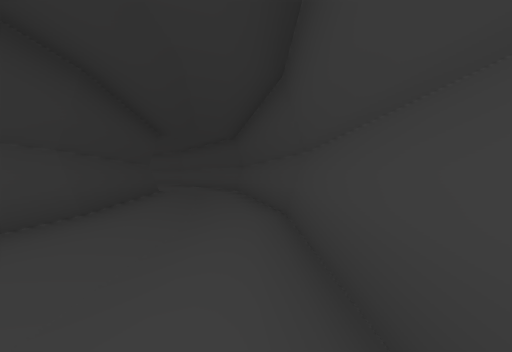
view 1 (above)

14 first-person views from a walk through a scene from a Unity 3-D project. The camera is 1.2 m above the floor, looks level and sees 75° across. The floor is counted in squares, 2 m on a side. Each view is taken from the middle of a square. On the plan, view 1 faces up. The plan holds only what a view shows up to about 10 squares ahead; the rest is blank. The place goes on beyond the plan. The player is left out.

view 2
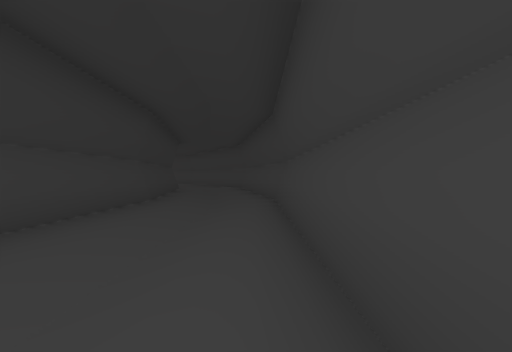

view 3
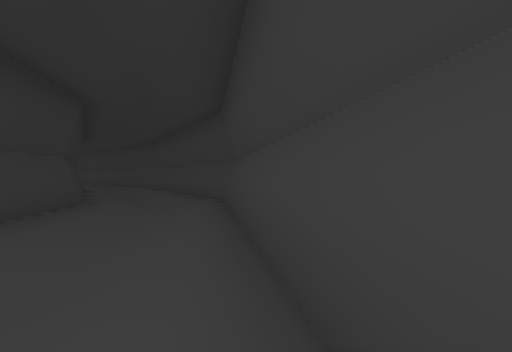

view 4
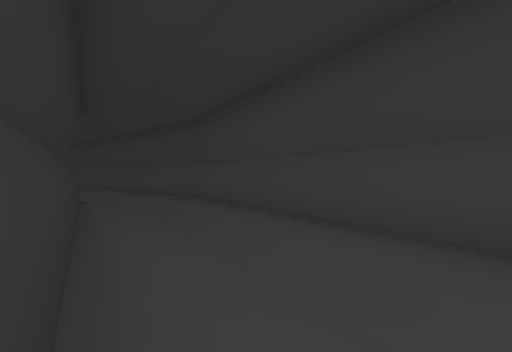

view 5
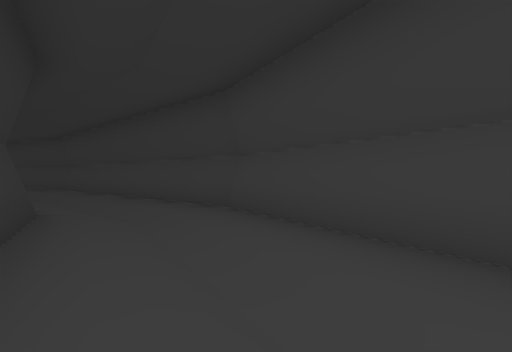

view 6
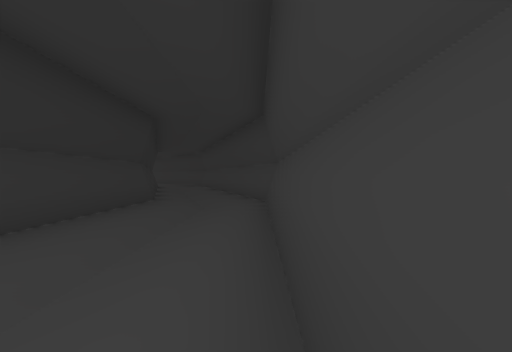

view 7
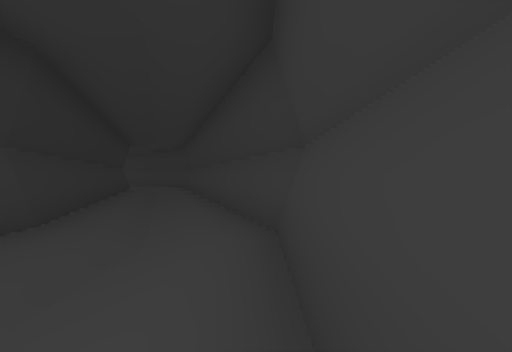

view 8
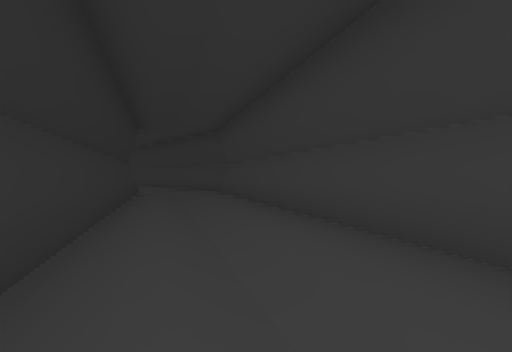

view 9
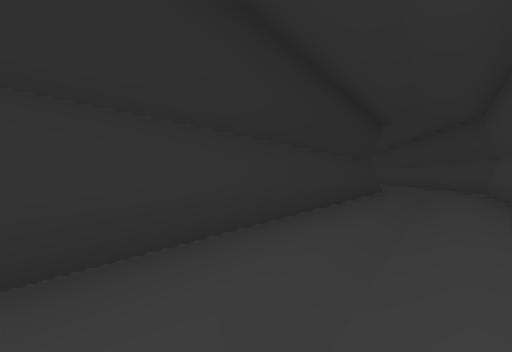

view 10
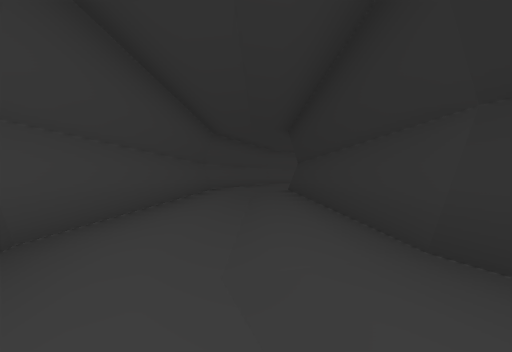

view 11
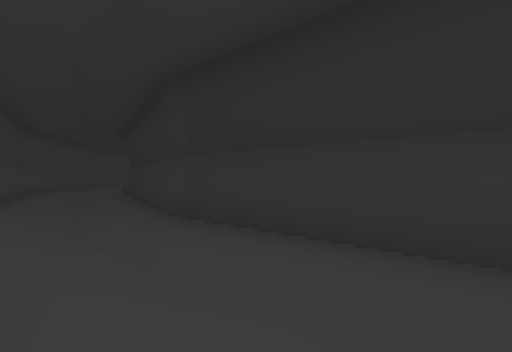

view 12
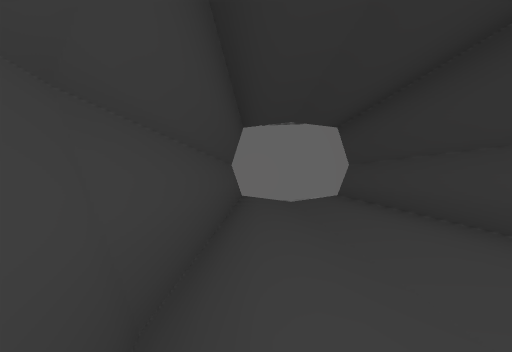

view 13
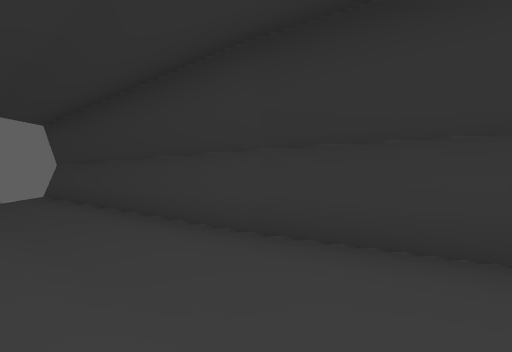

view 14
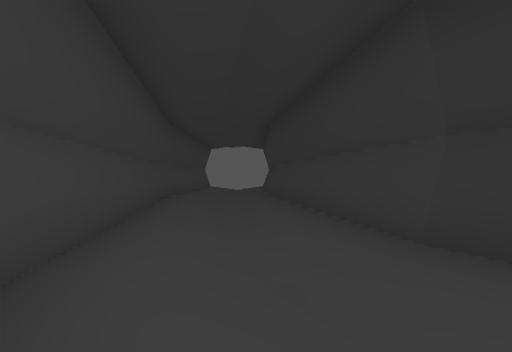

### Floor plan
Key: @ floor where view 1 was taken; # wall or solid block; . main floor; - floor 0.25 m lower than the main floor; / step, stairs or slope.
Columns run from 23 left of view 1 to 1 right of it. Each row starts with its distance up from view 1.
 33 ###
 32 -.###
 31 .--.###
 30 #/.-./###
 29 ###.--./##
 28   ###.--.###
 27     ###.--.###
 26       ##/.--/##
 25        ###/--/##
 24          ##/--/##
 23           ##.--.##
 22            ##.-./##
 21             ##.-./##
 20              ##.-..#
 19               ##.-.##
 18                ##.-.#
 17                 #/-.##
 16                 ##.-.#
 15                  #/-.##
 14                  ##.-.#
 13                   #/-.##
 12                   ##.-.#
 11                    #.-.#
 10                    #/-.#
  9                    ##-.#
  8                     #.-#
  7                     #.-/
  6                     #.-/#
  5                     #.-.#
  4                     #.-.#
  3                     #.-.#
  2                     #.-.#
  1                     #.-.#
  0                     #.-@#
 -1                     #.-.#
 -2                     #.-.#
 -3                     #.-.#
 -4                     ##  #

Positions as (right, up) in squares from view 1, and headings:
1: (0, 0), facing up
2: (0, -3), facing up
3: (0, 5), facing up
4: (-3, 11), facing up
5: (-4, 14), facing up
6: (-6, 21), facing up-left
7: (-9, 24), facing up-left
8: (-14, 26), facing up-left
9: (-14, 27), facing left
10: (-14, 27), facing down-right
11: (-8, 23), facing down
12: (0, 6), facing down
13: (0, 7), facing down-left
14: (-2, 14), facing down
